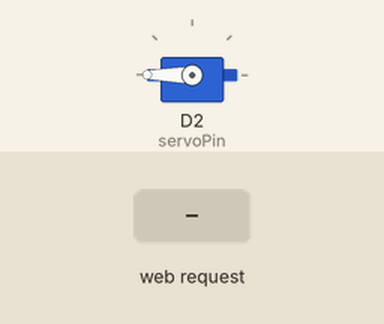
This sketch was run on a simulated ESP8266 (NodeMCU). Parts: servo. The inputs (shaded band) are chosen by the test bench. WiFi joins after 1.5 s; servers stay silent unless stated; what the sketch prints to the serial monitor is not drawn.

Above: at 2.7 s.
2.8 s: HTTP request GET /toggle received
At 3.1 s:
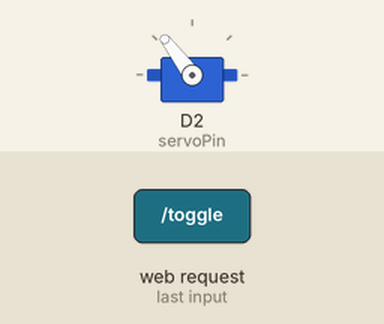
Timing chart, 0 to 5.8 s (numbered marks = the images above; inputs shaded):
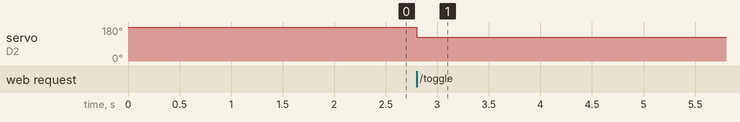

Measured:
- after the input at 2.8 s, servo on D2 (servoPin): 180° → 127° at once

The sketch:

gripper_control.ino
```cpp
#include <ESP8266WiFi.h>
#include <ESP8266WebServer.h>
#include <Servo.h>

const char* ssid = "YOUR_WIFI_NAME";
const char* password = "YOUR_WIFI_PASSWORD";

ESP8266WebServer server(80);
Servo myServo;

const int servoPin = D2;

bool isOpen = false;

const int GRIP_CLOSED = 2500;
const int GRIP_OPEN = 1850;

void handleRoot() {
  String state = isOpen ? "OPEN" : "CLOSED";
  String color = isOpen ? "green" : "red";

  String html = "<html><body style='text-align:center; font-family:sans-serif;'>";
  html += "<h1>Gripper Control</h1>";
  html += "<p style='font-size:24px;'>Status: <strong style='color:" + color + ";'>" + state + "</strong></p>";
  html += "<a href=\"/toggle\"><button style='font-size:30px; padding:20px 40px;'>TOGGLE</button></a>";
  html += "</body></html>";
  server.send(200, "text/html", html);
}

void handleToggle() {
  isOpen = !isOpen;
  myServo.writeMicroseconds(isOpen ? GRIP_OPEN : GRIP_CLOSED);
  server.sendHeader("Location", "/");
  server.send(303);
}

void setup() {
  Serial.begin(115200);
  myServo.attach(servoPin);
  myServo.writeMicroseconds(GRIP_CLOSED);

  WiFi.begin(ssid, password);
  Serial.print("Connecting");

  int attempts = 0;
  while (WiFi.status() != WL_CONNECTED && attempts < 20) {
    delay(500);
    Serial.print(".");
    attempts++;
  }

  if (WiFi.status() != WL_CONNECTED) {
    Serial.println("\nFailed to connect to WiFi!");
    return;
  }

  Serial.println("\nConnected!");
  Serial.print("Go to: ");
  Serial.println(WiFi.localIP());

  server.on("/", handleRoot);
  server.on("/toggle", handleToggle);
  server.begin();
}

void loop() {
  server.handleClient();
}
```
